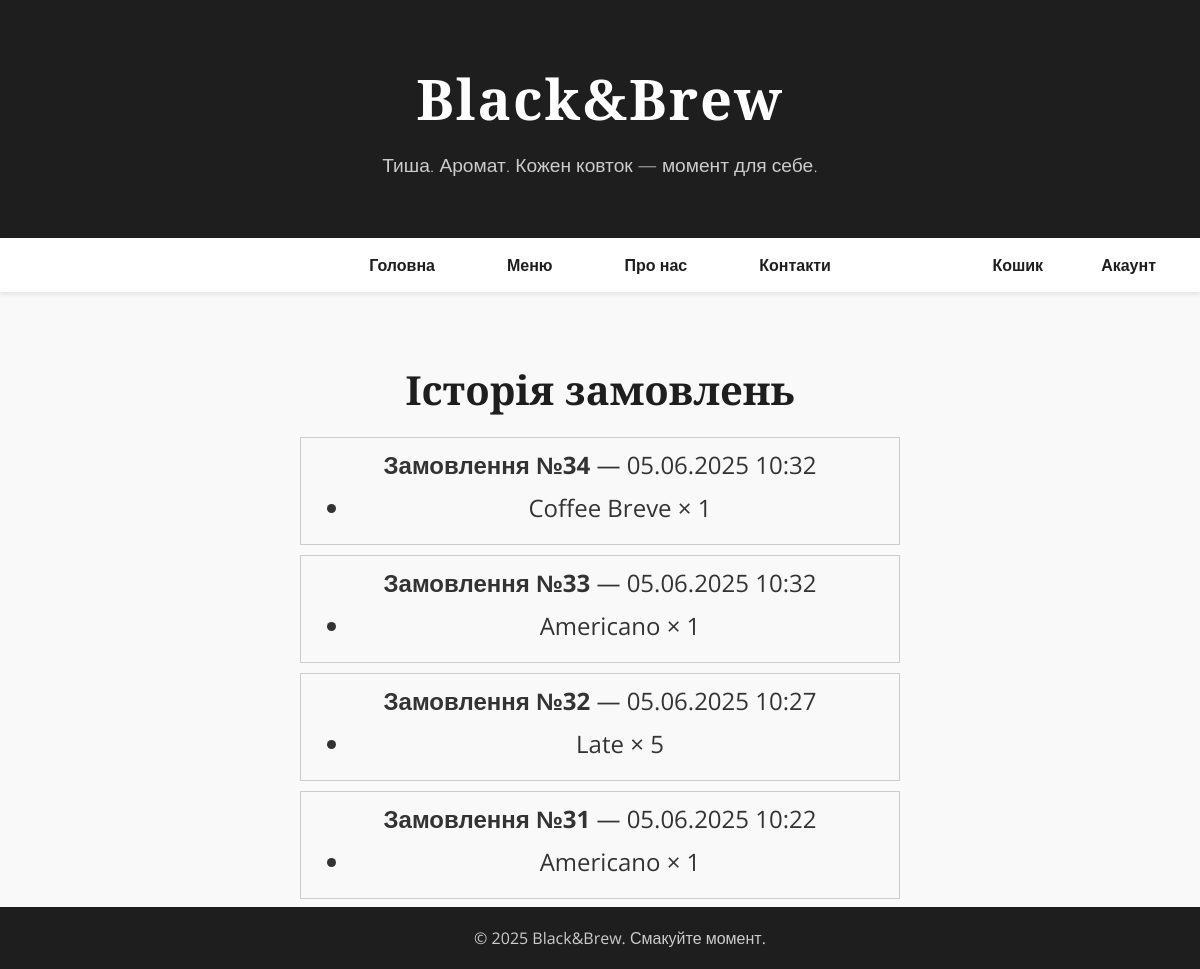
The app's page /cart/history/ (signed in) with its own data.
### cart/models.py (models this page shows, shortened)
class Order(models.Model):
    name = models.CharField(max_length=150)
    user = models.ForeignKey(
        settings.AUTH_USER_MODEL,
        null=True,
        blank=True,
        on_delete=models.SET_NULL
    )
    session_key = models.CharField(max_length=40, null=True, blank=True)
    is_completed = models.BooleanField(default=False)
    created_at = models.DateTimeField(auto_now_add=True)

class OrderItem(models.Model):
    product = models.ForeignKey(Product, on_delete=models.CASCADE)
    quantity = models.PositiveIntegerField(default=1)
    order = models.ForeignKey(Order, on_delete=models.CASCADE)

class Product(models.Model):
    name = models.CharField(max_length=100)
    price = models.DecimalField(max_digits=6, decimal_places=2)

### cart/views.py (the view)
# urls.py: path('history/', views.order_history, name='order_history'),
@login_required
def order_history(request):
    orders = Order.objects.filter(user=request.user).order_by('-created_at')
    return render(request, 'cart/order_history.html', {'orders': orders})

### templates/cart/order_history.html
{% extends 'cart/base.html' %}
{% block content %}
  <h2>Історія замовлень</h2>
  {% if orders %}
    {% for order in orders %}
      <div style="border: 1px solid #ccc; padding: 10px; margin-bottom: 10px;">
        <p><strong>Замовлення №{{ order.id }}</strong> — {{ order.created_at|date:"d.m.Y H:i" }}</p>
        <ul>
          {% for item in order.orderitem_set.all %}
            <li>{{ item.product.name }} × {{ item.quantity }}</li>
          {% endfor %}
        </ul>
      </div>
    {% endfor %}
  {% else %}
    <p>У вас ще немає замовлень.</p>
  {% endif %}
{% endblock %}

### templates/cart/base.html (shortened to what this page needs)
{% load static %}
<!DOCTYPE html>
<html lang="uk">
<head>
</head>
<body>
    <header>
        <h1>Black&Brew</h1>
        <p>Тиша. Аромат. Кожен ковток — момент для себе.</p>
    </header>
    <nav style="display: flex; justify-content: space-between; align-items: center; padding: 0 20px;">
        <div style="display: flex; gap: 24px;">
            <a href="/">Головна</a>
            <a href="/menu/">Меню</a>
            <a href="/about/">Про нас</a>
            <a href="/contacts/">Контакти</a>
        </div>
        <div style="display: flex; gap: 10px; width: 150px; justify-content: flex-end;">
            <a href="/cart/">Кошик</a>
            {% if user.is_authenticated %}
                <a href="/account/">Акаунт</a>
            {% else %}
                <a href="/login/?next=/account/">Акаунт</a>
            {% endif %}
        </div>
    </nav>
    <main>
        <div class="container">
            {% block content %}{% endblock %}
        </div>
    </main>
    <footer>
            &copy; 2025 Black&Brew. Смакуйте момент.
    </footer>
</body>
</html>

### templates/cart/base.html (style rules this page uses)
body { font-family: 'Open Sans', sans-serif; margin:0; padding:0; background:#f9f9f9; color:#333; }
header { background:#1e1e1e; color:#fff; padding:60px 20px; text-align:center; }
header h1 { font-family:'Playfair Display', serif; font-size:3.5em; margin:0; letter-spacing:2px; }
header p { font-size:1.2em; margin-top:15px; font-weight:300; color:#ccc; }
nav { background:#fff; display:flex; justify-content:center; box-shadow:0 2px 5px rgba(0,0,0,0.1); }
nav a { color:#1e1e1e; padding:16px 24px; text-decoration:none; font-weight:600; transition:background 0.3s, color 0.3s; }
ul { font-size:1.5em; margin:10px auto; }
.container { padding:0px 20px; max-width:600px; margin:70px auto; text-align:center; }
h2 { font-family:'Playfair Display', serif; font-size:2.5em; margin-bottom:20px; color:#1e1e1e; }
p { font-size:1.5em; margin:0px auto; }
footer { position: fixed; bottom: 0; width: 100%; background: #1e1e1e; color: #ccc; text-align: center; padding: 20px; }

### records on screen
Order: id "34", created_at "05.06.2025 10:32"
OrderItem: product.name "Coffee Breve", quantity "1"
Order: id "33", created_at "05.06.2025 10:32"
OrderItem: product.name "Americano", quantity "1"
Order: id "32", created_at "05.06.2025 10:27"
OrderItem: product.name "Late", quantity "5"
Order: id "31", created_at "05.06.2025 10:22"
OrderItem: product.name "Americano", quantity "1"
